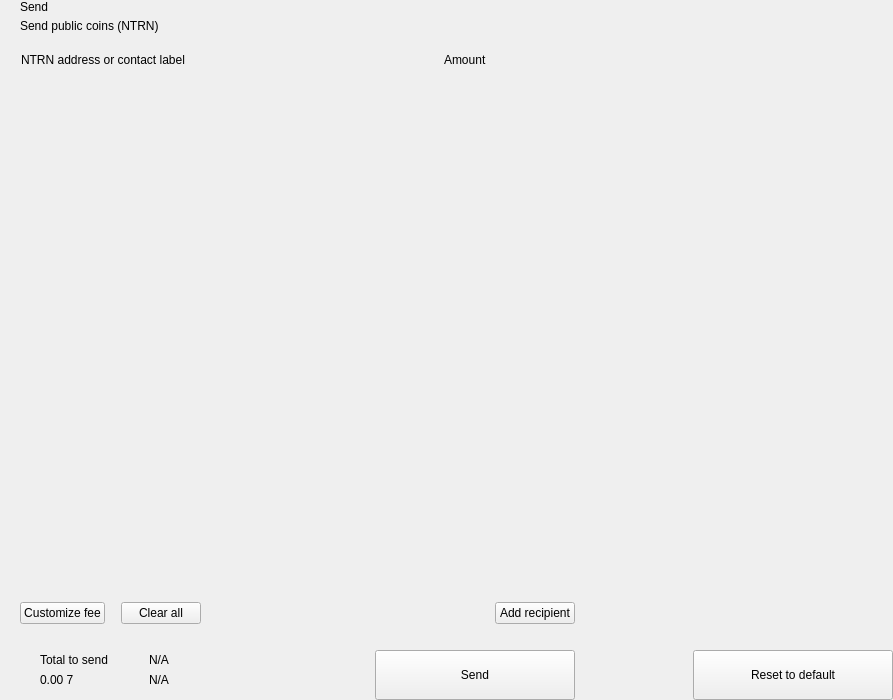
<?xml version="1.0" encoding="UTF-8"?>
<ui version="4.0">
 <class>send</class>
 <widget class="QWidget" name="send">
  <property name="geometry">
   <rect>
    <x>0</x>
    <y>0</y>
    <width>893</width>
    <height>700</height>
   </rect>
  </property>
  <property name="windowTitle">
   <string>Form</string>
  </property>
  <layout class="QHBoxLayout" name="horizontalLayout_2" stretch="2,1">
   <property name="spacing">
    <number>0</number>
   </property>
   <property name="leftMargin">
    <number>0</number>
   </property>
   <property name="topMargin">
    <number>0</number>
   </property>
   <property name="rightMargin">
    <number>0</number>
   </property>
   <property name="bottomMargin">
    <number>0</number>
   </property>
   <item>
    <widget class="QWidget" name="left" native="true">
     <layout class="QVBoxLayout" name="verticalLayout_3">
      <property name="spacing">
       <number>0</number>
      </property>
      <property name="leftMargin">
       <number>0</number>
      </property>
      <property name="topMargin">
       <number>0</number>
      </property>
      <property name="rightMargin">
       <number>0</number>
      </property>
      <property name="bottomMargin">
       <number>0</number>
      </property>
      <item>
       <layout class="QVBoxLayout" name="verticalLayout_22" stretch="0,0,0,1,0,0,0,0">
        <property name="spacing">
         <number>0</number>
        </property>
        <item>
         <layout class="QHBoxLayout" name="horizontalLayout_3">
          <property name="spacing">
           <number>0</number>
          </property>
          <property name="leftMargin">
           <number>20</number>
          </property>
          <property name="rightMargin">
           <number>20</number>
          </property>
          <item>
           <layout class="QVBoxLayout" name="verticalLayout">
            <property name="spacing">
             <number>5</number>
            </property>
            <item>
             <widget class="QLabel" name="labelTitle">
              <property name="text">
               <string>Send</string>
              </property>
              <property name="alignment">
               <set>Qt::AlignLeading|Qt::AlignLeft|Qt::AlignVCenter</set>
              </property>
             </widget>
            </item>
            <item>
             <widget class="QLabel" name="labelSubtitle1">
              <property name="text">
               <string>Send public coins (NTRN)</string>
              </property>
             </widget>
            </item>
           </layout>
          </item>
          <item>
           <spacer name="horizontalSpacer">
            <property name="orientation">
             <enum>Qt::Horizontal</enum>
            </property>
            <property name="sizeHint" stdset="0">
             <size>
              <width>40</width>
              <height>20</height>
             </size>
            </property>
           </spacer>
          </item>
         </layout>
        </item>
        <item>
         <spacer name="verticalSpacer_2">
          <property name="orientation">
           <enum>Qt::Vertical</enum>
          </property>
          <property name="sizeType">
           <enum>QSizePolicy::Fixed</enum>
          </property>
          <property name="sizeHint" stdset="0">
           <size>
            <width>20</width>
            <height>20</height>
           </size>
          </property>
         </spacer>
        </item>
        <item>
         <layout class="QHBoxLayout" name="horizontalLayout" stretch="6,0,2">
          <property name="spacing">
           <number>0</number>
          </property>
          <property name="leftMargin">
           <number>10</number>
          </property>
          <property name="topMargin">
           <number>0</number>
          </property>
          <property name="rightMargin">
           <number>20</number>
          </property>
          <property name="bottomMargin">
           <number>0</number>
          </property>
          <item>
           <widget class="QLabel" name="labelSubtitleAddress">
            <property name="styleSheet">
             <string notr="true">margin-left:8px;</string>
            </property>
            <property name="text">
             <string>NTRN address or contact label</string>
            </property>
           </widget>
          </item>
          <item>
           <spacer name="horizontalSpacer_3">
            <property name="orientation">
             <enum>Qt::Horizontal</enum>
            </property>
            <property name="sizeType">
             <enum>QSizePolicy::Fixed</enum>
            </property>
            <property name="sizeHint" stdset="0">
             <size>
              <width>40</width>
              <height>1</height>
             </size>
            </property>
           </spacer>
          </item>
          <item>
           <widget class="QLabel" name="labelSubtitleAmount">
            <property name="text">
             <string>Amount</string>
            </property>
           </widget>
          </item>
         </layout>
        </item>
        <item>
         <widget class="QScrollArea" name="scrollArea">
          <property name="minimumSize">
           <size>
            <width>0</width>
            <height>350</height>
           </size>
          </property>
          <property name="styleSheet">
           <string notr="true">#scrollArea {
            background:transparent;
            margin-top:10px;
}</string>
          </property>
          <property name="horizontalScrollBarPolicy">
           <enum>Qt::ScrollBarAlwaysOff</enum>
          </property>
          <property name="sizeAdjustPolicy">
           <enum>QAbstractScrollArea::AdjustIgnored</enum>
          </property>
          <property name="widgetResizable">
           <bool>true</bool>
          </property>
          <property name="alignment">
           <set>Qt::AlignLeading|Qt::AlignLeft|Qt::AlignTop</set>
          </property>
          <widget class="QWidget" name="scrollAreaWidgetContents">
           <property name="geometry">
            <rect>
             <x>0</x>
             <y>0</y>
             <width>591</width>
             <height>16</height>
            </rect>
           </property>
           <property name="sizePolicy">
            <sizepolicy hsizetype="Preferred" vsizetype="Maximum">
             <horstretch>0</horstretch>
             <verstretch>0</verstretch>
            </sizepolicy>
           </property>
           <property name="autoFillBackground">
            <bool>false</bool>
           </property>
           <property name="styleSheet">
            <string notr="true">#scrollAreaWidgetContents {
             background:transparent;
             }</string>
           </property>
           <layout class="QVBoxLayout" name="verticalLayout_7">
            <property name="spacing">
             <number>0</number>
            </property>
            <property name="sizeConstraint">
             <enum>QLayout::SetDefaultConstraint</enum>
            </property>
            <property name="leftMargin">
             <number>0</number>
            </property>
            <property name="topMargin">
             <number>0</number>
            </property>
            <property name="rightMargin">
             <number>0</number>
            </property>
            <property name="bottomMargin">
             <number>0</number>
            </property>
           </layout>
          </widget>
         </widget>
        </item>
        <item>
         <spacer name="verticalSpacer_4">
          <property name="orientation">
           <enum>Qt::Vertical</enum>
          </property>
          <property name="sizeType">
           <enum>QSizePolicy::Fixed</enum>
          </property>
          <property name="sizeHint" stdset="0">
           <size>
            <width>20</width>
            <height>20</height>
           </size>
          </property>
         </spacer>
        </item>
        <item>
         <layout class="QHBoxLayout" name="horizontalLayout_20">
          <property name="spacing">
           <number>6</number>
          </property>
          <property name="leftMargin">
           <number>20</number>
          </property>
          <property name="rightMargin">
           <number>20</number>
          </property>
          <item>
           <widget class="QPushButton" name="pushButtonFee">
            <property name="focusPolicy">
             <enum>Qt::NoFocus</enum>
            </property>
            <property name="text">
             <string>Customize fee</string>
            </property>
           </widget>
          </item>
          <item>
           <spacer name="horizontalSpacer_11">
            <property name="orientation">
             <enum>Qt::Horizontal</enum>
            </property>
            <property name="sizeType">
             <enum>QSizePolicy::Minimum</enum>
            </property>
            <property name="sizeHint" stdset="0">
             <size>
              <width>10</width>
              <height>20</height>
             </size>
            </property>
           </spacer>
          </item>
          <item>
           <widget class="QPushButton" name="pushButtonClear">
            <property name="focusPolicy">
             <enum>Qt::NoFocus</enum>
            </property>
            <property name="layoutDirection">
             <enum>Qt::RightToLeft</enum>
            </property>
            <property name="text">
             <string>Clear all</string>
            </property>
           </widget>
          </item>
          <item>
           <spacer name="horizontalSpacer_2">
            <property name="orientation">
             <enum>Qt::Horizontal</enum>
            </property>
            <property name="sizeHint" stdset="0">
             <size>
              <width>40</width>
              <height>20</height>
             </size>
            </property>
           </spacer>
          </item>
          <item>
           <widget class="QPushButton" name="pushButtonAddRecipient">
            <property name="focusPolicy">
             <enum>Qt::NoFocus</enum>
            </property>
            <property name="text">
             <string>Add recipient</string>
            </property>
           </widget>
          </item>
         </layout>
        </item>
        <item>
         <spacer name="verticalSpacer">
          <property name="orientation">
           <enum>Qt::Vertical</enum>
          </property>
          <property name="sizeType">
           <enum>QSizePolicy::Fixed</enum>
          </property>
          <property name="sizeHint" stdset="0">
           <size>
            <width>20</width>
            <height>16</height>
           </size>
          </property>
         </spacer>
        </item>
        <item>
         <layout class="QHBoxLayout" name="horizontalLayout_7">
          <property name="rightMargin">
           <number>20</number>
          </property>
          <item>
           <layout class="QHBoxLayout" name="horizontalLayout_10">
            <property name="spacing">
             <number>0</number>
            </property>
            <property name="leftMargin">
             <number>8</number>
            </property>
            <item>
             <widget class="QStackedWidget" name="stackedWidget">
              <property name="minimumSize">
               <size>
                <width>0</width>
                <height>60</height>
               </size>
              </property>
              <property name="maximumSize">
               <size>
                <width>16777215</width>
                <height>60</height>
               </size>
              </property>
              <widget class="QWidget" name="page1">
               <layout class="QVBoxLayout" name="verticalLayout_71" stretch="0">
                <property name="spacing">
                 <number>6</number>
                </property>
                <property name="leftMargin">
                 <number>12</number>
                </property>
                <property name="topMargin">
                 <number>0</number>
                </property>
                <property name="rightMargin">
                 <number>0</number>
                </property>
                <property name="bottomMargin">
                 <number>0</number>
                </property>
                <item>
                 <widget class="QWidget" name="coinWidget" native="true">
                  <property name="minimumSize">
                   <size>
                    <width>0</width>
                    <height>60</height>
                   </size>
                  </property>
                  <property name="maximumSize">
                   <size>
                    <width>16777215</width>
                    <height>60</height>
                   </size>
                  </property>
                  <layout class="QHBoxLayout" name="horizontalLayout_9">
                   <property name="spacing">
                    <number>0</number>
                   </property>
                   <property name="leftMargin">
                    <number>20</number>
                   </property>
                   <property name="topMargin">
                    <number>10</number>
                   </property>
                   <property name="rightMargin">
                    <number>20</number>
                   </property>
                   <property name="bottomMargin">
                    <number>10</number>
                   </property>
                   <item>
                    <layout class="QVBoxLayout" name="verticalSend">
                     <property name="spacing">
                      <number>0</number>
                     </property>
                     <item>
                      <widget class="QLabel" name="labelTitleTotalSend">
                       <property name="text">
                        <string>Total to send</string>
                       </property>
                      </widget>
                     </item>
                     <item>
                      <widget class="QLabel" name="labelAmountSend">
                       <property name="text">
                        <string notr="true">0.00 7</string>
                       </property>
                      </widget>
                     </item>
                    </layout>
                   </item>
                   <item>
                    <spacer name="horizontalSpacer_9">
                     <property name="orientation">
                      <enum>Qt::Horizontal</enum>
                     </property>
                     <property name="sizeType">
                      <enum>QSizePolicy::Fixed</enum>
                     </property>
                     <property name="sizeHint" stdset="0">
                      <size>
                       <width>20</width>
                       <height>20</height>
                      </size>
                     </property>
                    </spacer>
                   </item>
                   <item>
                    <widget class="QLabel" name="labelLine">
                     <property name="minimumSize">
                      <size>
                       <width>1</width>
                       <height>0</height>
                      </size>
                     </property>
                     <property name="maximumSize">
                      <size>
                       <width>1</width>
                       <height>16777215</height>
                      </size>
                     </property>
                     <property name="text">
                      <string/>
                     </property>
                    </widget>
                   </item>
                   <item>
                    <spacer name="horizontalSpacer_10">
                     <property name="orientation">
                      <enum>Qt::Horizontal</enum>
                     </property>
                     <property name="sizeType">
                      <enum>QSizePolicy::Fixed</enum>
                     </property>
                     <property name="sizeHint" stdset="0">
                      <size>
                       <width>20</width>
                       <height>20</height>
                      </size>
                     </property>
                    </spacer>
                   </item>
                   <item>
                    <layout class="QVBoxLayout" name="verticalRemaining">
                     <property name="spacing">
                      <number>0</number>
                     </property>
                     <item>
                      <widget class="QLabel" name="labelTitleTotalRemaining">
                       <property name="text">
                        <string notr="true">N/A</string>
                       </property>
                      </widget>
                     </item>
                     <item>
                      <widget class="QLabel" name="labelAmountRemaining">
                       <property name="text">
                        <string notr="true">N/A</string>
                       </property>
                      </widget>
                     </item>
                    </layout>
                   </item>
                  </layout>
                 </widget>
                </item>
               </layout>
              </widget>
              <widget class="QWidget" name="page_2"/>
             </widget>
            </item>
           </layout>
          </item>
          <item>
           <spacer name="horizontalSpacer_5">
            <property name="orientation">
             <enum>Qt::Horizontal</enum>
            </property>
            <property name="sizeType">
             <enum>QSizePolicy::Expanding</enum>
            </property>
            <property name="sizeHint" stdset="0">
             <size>
              <width>40</width>
              <height>20</height>
             </size>
            </property>
           </spacer>
          </item>
          <item alignment="Qt::AlignBottom">
           <widget class="QPushButton" name="pushButtonSave">
            <property name="minimumSize">
             <size>
              <width>200</width>
              <height>50</height>
             </size>
            </property>
            <property name="maximumSize">
             <size>
              <width>200</width>
              <height>50</height>
             </size>
            </property>
            <property name="focusPolicy">
             <enum>Qt::NoFocus</enum>
            </property>
            <property name="text">
             <string>Send</string>
            </property>
           </widget>
          </item>
         </layout>
        </item>
       </layout>
      </item>
     </layout>
    </widget>
   </item>
   <item>
    <widget class="QWidget" name="right" native="true">
     <layout class="QVBoxLayout" name="verticalLayout_5">
      <property name="leftMargin">
       <number>0</number>
      </property>
      <property name="topMargin">
       <number>0</number>
      </property>
      <property name="rightMargin">
       <number>0</number>
      </property>
      <property name="bottomMargin">
       <number>0</number>
      </property>
      <item>
       <layout class="QVBoxLayout" name="verticalLayout_4">
        <property name="spacing">
         <number>6</number>
        </property>
        <item>
         <widget class="OptionButton" name="btnCoinControl" native="true">
          <property name="minimumSize">
           <size>
            <width>0</width>
            <height>50</height>
           </size>
          </property>
         </widget>
        </item>
        <item>
         <widget class="OptionButton" name="btnChangeAddress" native="true">
          <property name="minimumSize">
           <size>
            <width>0</width>
            <height>50</height>
           </size>
          </property>
         </widget>
        </item>
        <item>
         <widget class="OptionButton" name="btnUri" native="true">
          <property name="minimumSize">
           <size>
            <width>0</width>
            <height>50</height>
           </size>
          </property>
         </widget>
        </item>
        <item>
         <spacer name="verticalSpacer_5">
          <property name="orientation">
           <enum>Qt::Vertical</enum>
          </property>
          <property name="sizeHint" stdset="0">
           <size>
            <width>20</width>
            <height>40</height>
           </size>
          </property>
         </spacer>
        </item>
        <item>
         <layout class="QHBoxLayout" name="horizontalLayout_8">
          <item>
           <spacer name="horizontalSpacer_7">
            <property name="orientation">
             <enum>Qt::Horizontal</enum>
            </property>
            <property name="sizeHint" stdset="0">
             <size>
              <width>40</width>
              <height>20</height>
             </size>
            </property>
           </spacer>
          </item>
          <item>
           <widget class="QPushButton" name="pushButtonReset">
            <property name="minimumSize">
             <size>
              <width>200</width>
              <height>50</height>
             </size>
            </property>
            <property name="maximumSize">
             <size>
              <width>200</width>
              <height>50</height>
             </size>
            </property>
            <property name="focusPolicy">
             <enum>Qt::NoFocus</enum>
            </property>
            <property name="text">
             <string>Reset to default</string>
            </property>
           </widget>
          </item>
         </layout>
        </item>
       </layout>
      </item>
     </layout>
    </widget>
   </item>
  </layout>
 </widget>
 <customwidgets>
  <customwidget>
   <class>OptionButton</class>
   <extends>QWidget</extends>
   <header>qt/ntrnbh/optionbutton.h</header>
   <container>1</container>
  </customwidget>
 </customwidgets>
 <resources/>
 <connections/>
</ui>
